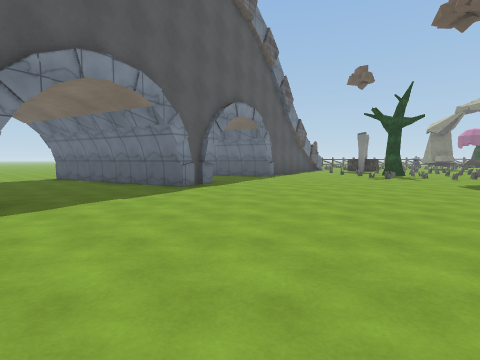
View 1 (above)

17 first-person views from a walk through a scene from a Unity 3-D project. The camera is 1.3 m above the floor, tilts 4° down and sees 80° across. The floor is counted in squares, 2 m on a side. Each view is taken from the middle of a square. On the plan, view 1 faces up. The plan holds only what a view shows up to about 9 squares ahead; the rest is blank. The place goes on beyond the plan. The player character is not drawn. Surface patterns are stand-ins for the level's own textures.

View 2
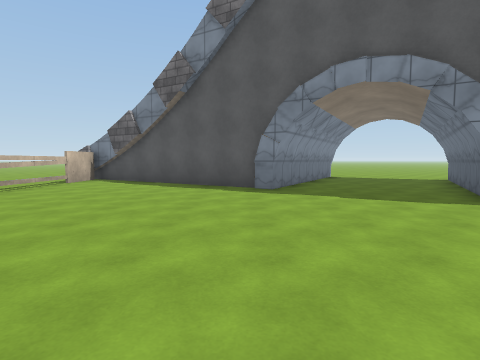

View 3
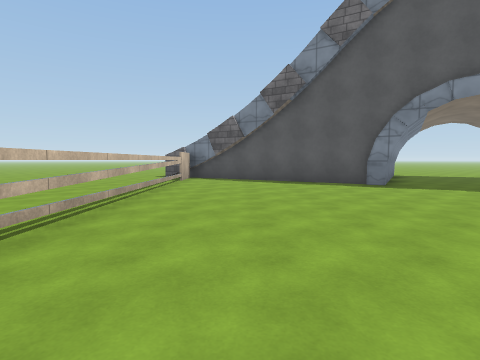

View 4
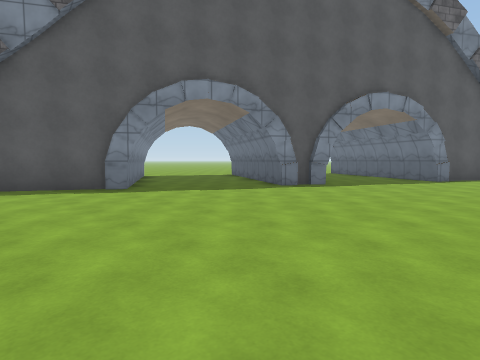

View 5
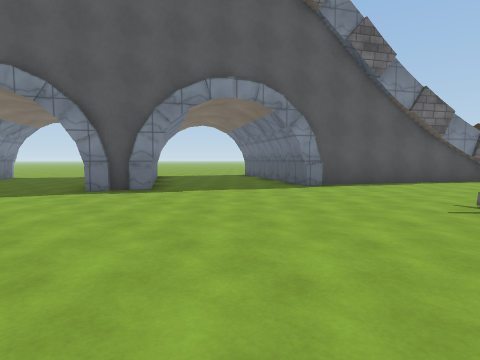

View 6
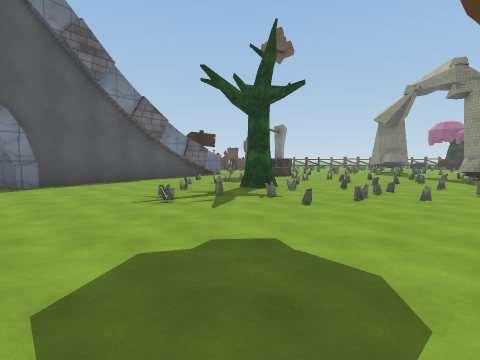

View 7
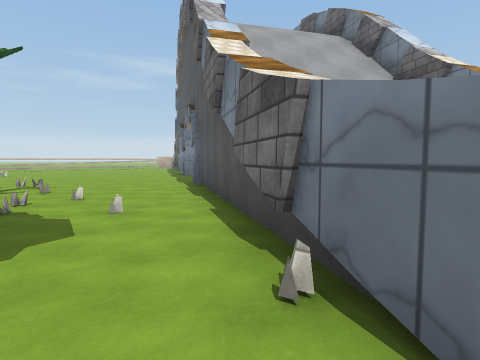

View 8
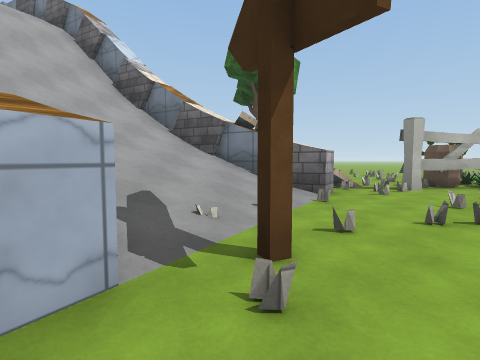

View 9
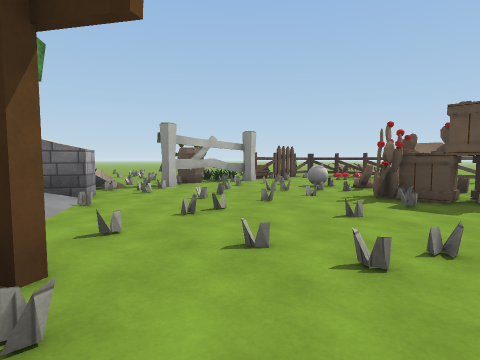

View 10
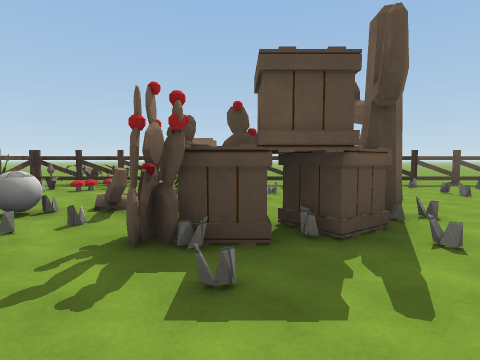

View 11
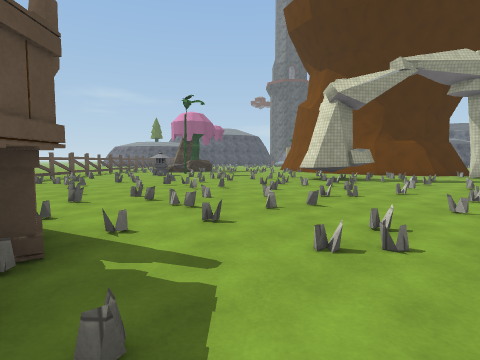

View 12
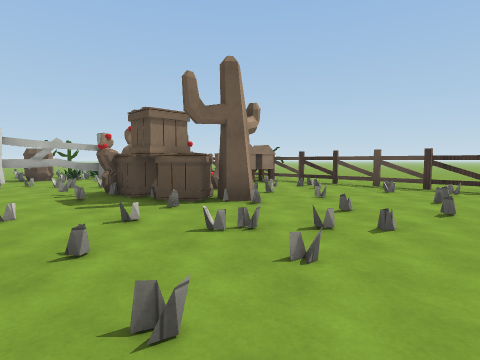

View 13
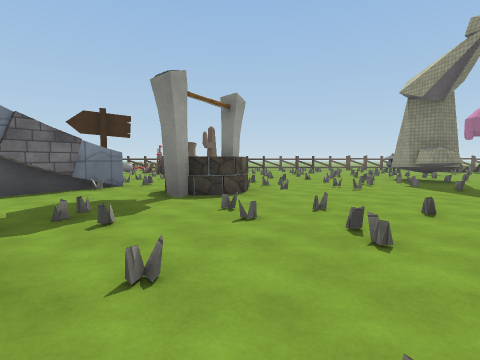

View 14
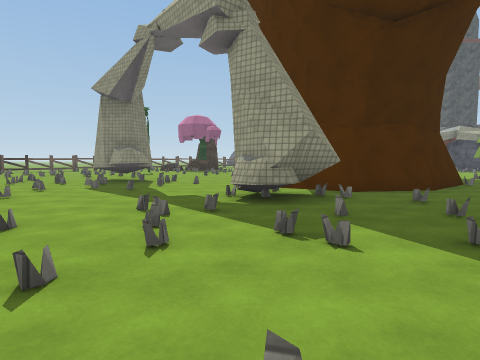

View 15
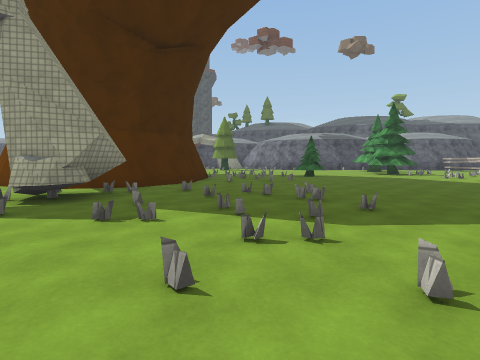

View 16
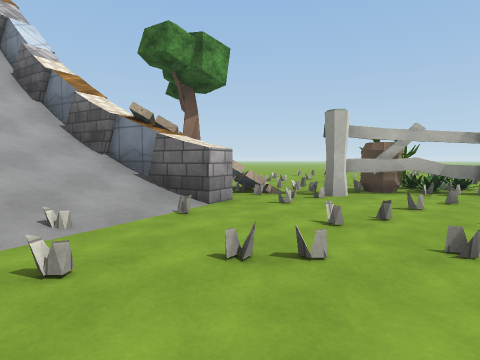

View 17
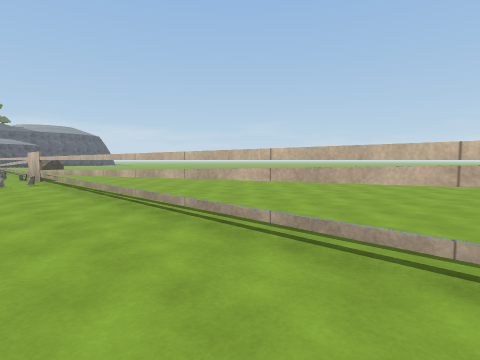

### Floor plan
Key: @ floor where view 1 was taken; # wall or solid block; x gap in a wall; . main floor; : floor 0.25 m higher than the main floor; / step, stairs or slope; = window, fence, low wall or low ledge; ^ raised ledge; T thing the floor can be seen under or through; R tree; B ball; C cactus; F fence; L flower; O other object.
Columns run from 7 left of view 1 to 18 right of it. Each row starts with its distance up from view 1.
 31        ..    .... ..
 30        ==#   .......
 29       OFFOF##FxxFxx x
 28        FLO # :.......
 27         .. # ........
 26        #.B#^##C......
 25      O##.B.CC#C......
 24     .O##...C^##......
 23    ...##......./.....
 22    ............///...
 21      .^#........:....
 20       ##/./.........##.
 19       #//////. .....##.
 18       #////##. #........##
 17      #//// #.. ^.......##
 16     ##/// ##..#........#
 15     #////##....//......#
 14     #/// #...:.//....####
 13     ////##......///.....##
 12         #....RR./..//.....
 11      .. #......./..//.....
 10  ## ............/../......
  9 ..####............../.....
  8 ....###..........  .......
  7  ....#..........    ......
  6   .............       ....
  5   ............         ...
  4    #........            ..
  3   ##.......
  2   #........
  1  ##........
  0  #.....@....
 -1  #.............
 -2  #xTTTTTTTTT#x#
 -3  ............
 -4   ...........
 -5    .........
 -6     .......
 -7     ......
 -8     ...

Where each view was taken, in squares from view 1:
view 1: 0 up, 0 right, facing up
view 2: 3 up, 3 right, facing left
view 3: 0 up, 4 right, facing left
view 4: 1 up, 3 right, facing up-left
view 5: 5 up, 5 right, facing up-left
view 6: 5 up, 6 right, facing up
view 7: 18 up, 6 right, facing down-left
view 8: 19 up, 6 right, facing left
view 9: 19 up, 6 right, facing up-left
view 10: 22 up, 5 right, facing up
view 11: 23 up, 4 right, facing right
view 12: 22 up, 10 right, facing up-left
view 13: 11 up, 8 right, facing up
view 14: 11 up, 10 right, facing up-right
view 15: 11 up, 9 right, facing right
view 16: 21 up, 5 right, facing left
view 17: 0 up, 4 left, facing down-right
